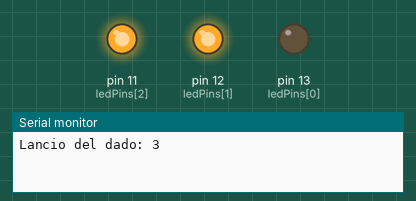
The sketch below on a simulated Arduino Uno, built with avr-gcc and run on an emulated ATmega328P. Parts: output pins drawn as LEDs (lit = HIGH), the last lines printed to the serial monitor. Random numbers use the default seed unless the sketch sets one.

Above: at 0.1 s.
At 7.1 s:
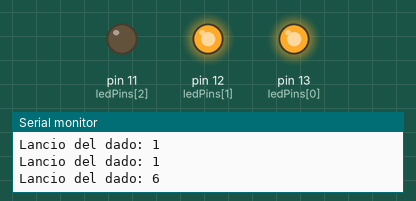
At 14.1 s:
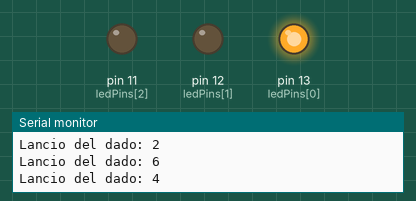
At 18.1 s:
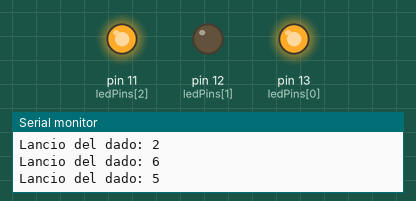
At 24.1 s:
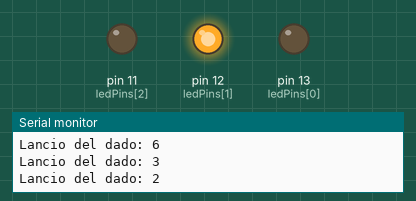
At 34.1 s:
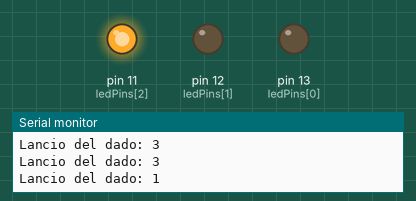
Timing chart, 0 to 40.0 s (numbered marks = the images above):
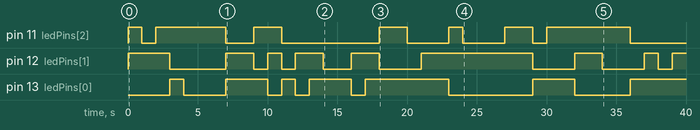

Measured:
- by itself, pin 11 (ledPins[2]): LOW → HIGH at 0.00 s, → LOW 1.0 s later, → HIGH 1.0 s later, → LOW 5.0 s later, … (14 changes in this stretch)
- by itself, pin 12 (ledPins[1]): LOW → HIGH at 0.00 s, → LOW 3.0 s later, → HIGH 4.0 s later, → LOW 2.0 s later, … (17 changes in this stretch)
- by itself, pin 13 (ledPins[0]): LOW → HIGH at 3.0 s, → LOW 1.0 s later, → HIGH 3.0 s later, → LOW 3.0 s later, … (13 changes in this stretch)

The sketch:

es2_25_7_20251.ino
```cpp
const int ledPins[3] = {13, 12, 11}; // LED da sinistra (MSB) a destra (LSB)

void setup() {
  // Imposta tutti i pin dei LED come output
  for (int i = 0; i < 3; i++) {
    pinMode(ledPins[i], OUTPUT);
  }

  // Inizializza la comunicazione seriale per debug (opzionale)
  Serial.begin(9600);

  // Seed per il generatore di numeri casuali
  randomSeed(analogRead(0));
}

void loop() {
  int dado = random(1, 7); // Valore casuale tra 1 e 6
  Serial.print("Lancio del dado: ");
  Serial.println(dado);

  // Accendi i LED in base alla rappresentazione binaria del valore
  for (int i = 0; i < 3; i++) {
    int bit = (dado >> (2 - i)) & 1;
    digitalWrite(ledPins[i], bit);
  }

  delay(1000); // Aspetta 1 secondo prima del prossimo lancio
}
```
